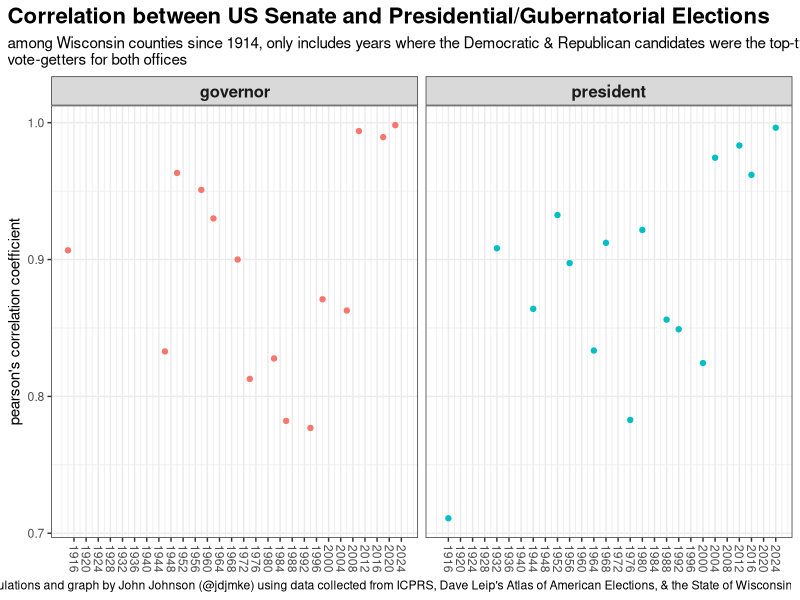
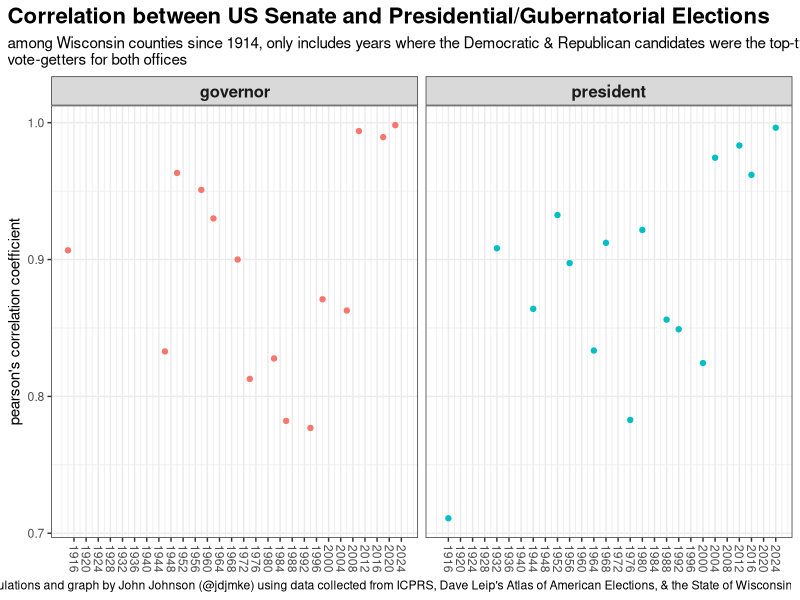

Recreate these plots in R, in order.
library(tidyverse)

annual.correlations <- read_csv("data/wi-senate-executive-correlations.csv")

annual.correlations |>
  ggplot(aes(year, correlation, color = exec_type)) +
  geom_point(show.legend = F) +
  facet_wrap(facets = ~exec_type) +
  labs(title = "Correlation between US Senate and Presidential/Gubernatorial Elections",
       subtitle = str_wrap("among Wisconsin counties since 1914, only includes years where the Democratic & Republican candidates were the top-two vote-getters for both offices", 120),
       caption = "Calculations and graph by John Johnson (@jdjmke) using data collected from ICPRS, Dave Leip's Atlas of American Elections, & the State of Wisconsin",
       x = NULL,
       y = "pearson's correlation coefficient") +
  scale_x_continuous(breaks = seq(1916, 2024, 4)) +
  theme_bw() +
  theme(plot.title.position = "plot",
        strip.text = element_text(face = "bold", size = 12),
        plot.title = element_text(face = "bold", size = 16),
        axis.text.x = element_text(angle = -90, vjust = 0.5))
ggsave("graphics/senate-executive-correlations.png", width = 8.6, height = 6)
